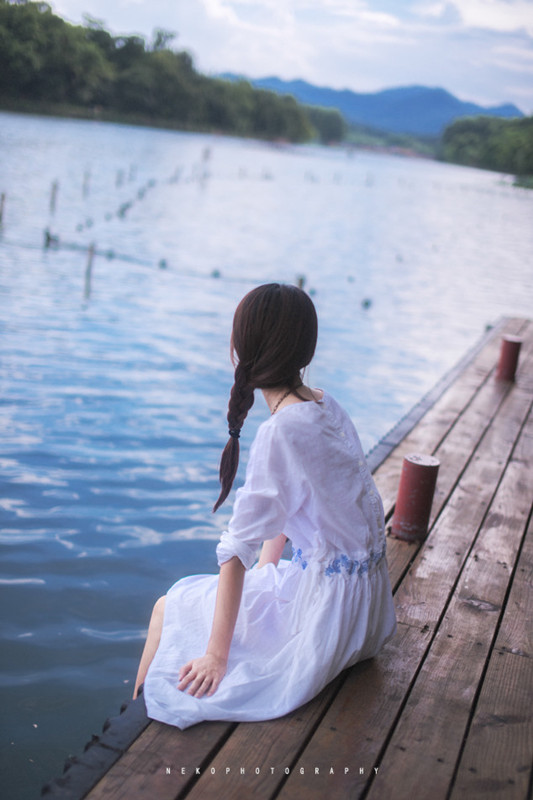
//> input picture 18_edge_detect/1.jpeg, 533 x 800 px
$ ./match_template   (built with g++ and OpenCV 4)
//> lines starting //> are read from the running program, lines starting //| are printed output that depends on the picture; after the words box and inside, x2 and y2 are one past the last pixel; in counts of white or black regions, pixels touching at a corner belong together; pictures that were not available may be replaced by others from this repository, and a replacement may not be noted
//
// Created by Bright on 2022/5/16.
//

//---------------------------------【头文件、命名空间包含部分】----------------------------
//		描述：包含程序所使用的头文件和命名空间
//------------------------------------------------------------------------------------------------
#include "opencv2/highgui/highgui.hpp"
#include "opencv2/imgproc/imgproc.hpp"

using namespace cv;


//-----------------------------------【宏定义部分】--------------------------------------------
//  描述：定义一些辅助宏
//------------------------------------------------------------------------------------------------
#define WINDOW_NAME1 "【原始图片】"        //为窗口标题定义的宏
#define WINDOW_NAME2 "【匹配窗口】"        //为窗口标题定义的宏

//-----------------------------------【全局变量声明部分】------------------------------------
//          描述：全局变量的声明
//-----------------------------------------------------------------------------------------------
Mat g_srcImage;
Mat g_templateImage;
Mat g_resultImage;
int g_nMatchMethod;
int g_nMaxTrackbarNum = 5;

//-----------------------------------【全局函数声明部分】--------------------------------------
//          描述：全局函数的声明
//-----------------------------------------------------------------------------------------------
void on_Matching(int, void *);

static void ShowHelpText();


//-----------------------------------【main( )函数】--------------------------------------------
//          描述：控制台应用程序的入口函数，我们的程序从这里开始执行
//-----------------------------------------------------------------------------------------------
int main() {
    //【0】改变console字体颜色
    system("color 1F");

    //【0】显示帮助文字
    ShowHelpText();

    //【1】载入原图像和模板块
    g_srcImage = imread("1.jpeg", 1);
//> g_srcImage is the input picture: 800 rows x 533 cols, CV_8UC3; mean B, G, R 172, 151.3, 144.1
    g_templateImage = imread("2.jpeg", 1);
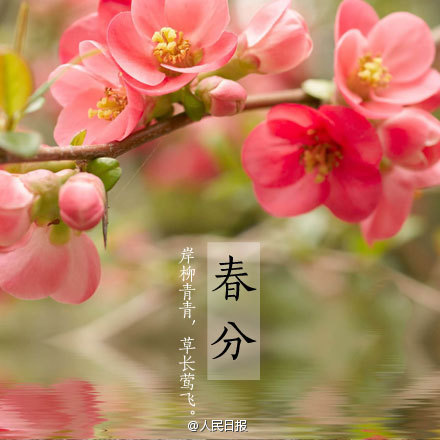
//> input picture 4_CreateTrackbar/2.jpg, 440 x 440 px, given in place of 2.jpeg, which was not available
//> g_templateImage is the input picture: 440 rows x 440 cols, CV_8UC3; mean B, G, R 96.8, 128.3, 184.4

    //【2】创建窗口
    namedWindow(WINDOW_NAME1, WINDOW_AUTOSIZE);
    namedWindow(WINDOW_NAME2, WINDOW_AUTOSIZE);

    //【3】创建滑动条并进行一次初始化
    createTrackbar("方法", WINDOW_NAME1, &g_nMatchMethod, g_nMaxTrackbarNum, on_Matching);
    on_Matching(0, 0);

    waitKey(0);
    return 0;

}

//-----------------------------------【on_Matching( )函数】--------------------------------
//          描述：回调函数
//-------------------------------------------------------------------------------------------
void on_Matching(int, void *) {
    //【1】给局部变量初始化
    Mat srcImage;
    g_srcImage.copyTo(srcImage);

    //【2】初始化用于结果输出的矩阵
    int resultImage_rows = g_srcImage.rows - g_templateImage.rows + 1;
//> resultImage_rows = 361
    int resultImage_cols = g_srcImage.cols - g_templateImage.cols + 1;
//> resultImage_cols = 94
    g_resultImage.create(resultImage_rows, resultImage_cols, CV_32FC1);

    //【3】进行匹配和标准化
    matchTemplate(g_srcImage, g_templateImage, g_resultImage, g_nMatchMethod);
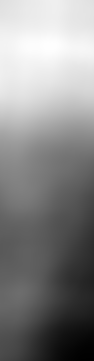
//> g_resultImage: 361 rows x 94 cols, CV_32FC1; min 3.67e+09, max 5.77e+09, mean 4.79e+09; drawn with min black and max white
    normalize(g_resultImage, g_resultImage, 0, 1, NORM_MINMAX, -1, Mat());

    //【4】通过函数 minMaxLoc 定位最匹配的位置
    double minValue;
    double maxValue;
    Point minLocation;
    Point maxLocation;
    Point matchLocation;
    // 获取匹配结果的最大值和最小值
    minMaxLoc(g_resultImage, &minValue, &maxValue, &minLocation, &maxLocation, Mat());
//> minValue = 0; maxValue = 1; minLocation = Point(92, 360); maxLocation = Point(51, 46)

    //【5】对于方法 SQDIFF 和 SQDIFF_NORMED, 越小的数值有着更高的匹配结果. 而其余的方法, 数值越大匹配效果越好
    if (g_nMatchMethod == TM_SQDIFF || g_nMatchMethod == TM_SQDIFF_NORMED) { matchLocation = minLocation; }
//> matchLocation = Point(92, 360)
    else { matchLocation = maxLocation; }

    //【6】绘制出矩形，并显示最终结果
    rectangle(srcImage, matchLocation,
              Point(matchLocation.x + g_templateImage.cols, matchLocation.y + g_templateImage.rows), Scalar(0, 0, 255),
              2, 8, 0);
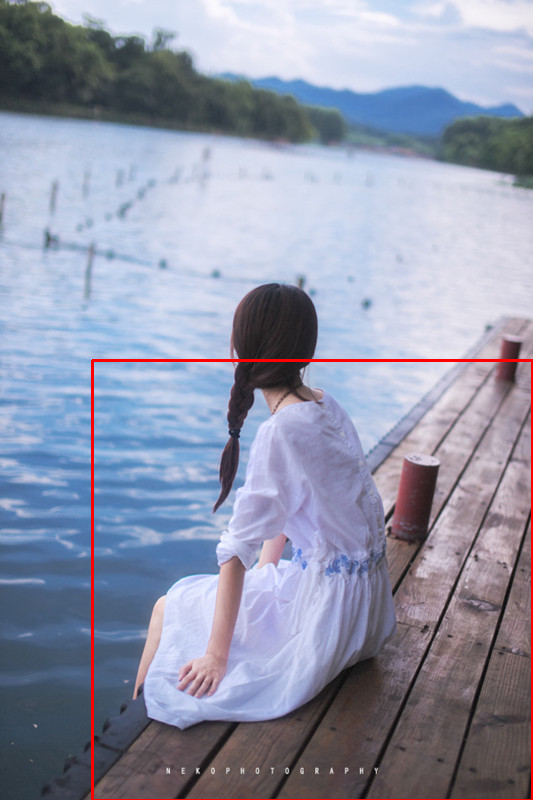
//> srcImage: 800 rows x 533 cols, CV_8UC3; 0.93% of pixels changed, all inside (x1, y1, x2, y2) = (91, 359, 533, 800)
    rectangle(g_resultImage, matchLocation,
              Point(matchLocation.x + g_templateImage.cols, matchLocation.y + g_templateImage.rows), Scalar(0, 0, 255),
              2, 8, 0);
//> g_resultImage: 361 rows x 94 cols, CV_32FC1; min 0, max 1, mean 0.534

    imshow(WINDOW_NAME1, srcImage);
    imshow(WINDOW_NAME2, g_resultImage);

}


//-----------------------------------【ShowHelpText( )函数】----------------------------------
//          描述：输出一些帮助信息
//----------------------------------------------------------------------------------------------
static void ShowHelpText() {
    //输出欢迎信息和OpenCV版本
    printf("\n\n\t\t\t非常感谢购买《OpenCV3编程入门》一书！\n");
    printf("\n\n\t\t\t此为本书OpenCV3版的第84个配套示例程序\n");
    printf("\n\n\t\t\t   当前使用的OpenCV版本为：" CV_VERSION);
    printf("\n\n  ----------------------------------------------------------------------------\n");
    //输出一些帮助信息
    printf("\t欢迎来到【模板匹配】示例程序~\n");
    printf("\n\n\t请调整滑动条观察图像效果\n\n");
    printf("\n\t滑动条对应的方法数值说明: \n\n"
           "\t\t方法【0】- 平方差匹配法(SQDIFF)\n"
           "\t\t方法【1】- 归一化平方差匹配法(SQDIFF NORMED)\n"
           "\t\t方法【2】- 相关匹配法(TM CCORR)\n"
           "\t\t方法【3】- 归一化相关匹配法(TM CCORR NORMED)\n"
           "\t\t方法【4】- 相关系数匹配法(TM COEFF)\n"
           "\t\t方法【5】- 归一化相关系数匹配法(TM COEFF NORMED)\n");
}
